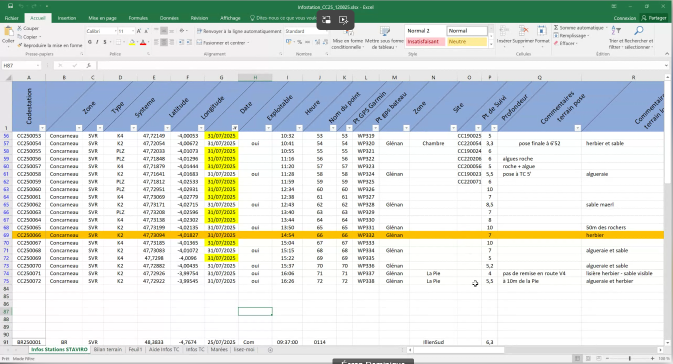
#> input picture csv_a_generer.png, 1345 x 727 px (shown at 1/2 size); its folder holds only this picture in this run
$ python -i report_service.py   (imports and definitions only)
#> lines starting #> are read from the running program, lines starting #| are printed output that depends on the picture
"""
Génère un rapport PDF de campagne KOSMOS via matplotlib PdfPages.

Pages :
  1. Couverture — logo, nom campagne, date, stats globales
  2. Résumé — graphe validées / non validées, GPS scatter (si coords)
  3..N. Fiches vidéo — vignette + métadonnées clés (3 par page)
"""

import os
import json
import datetime
import cv2
import numpy as np

import matplotlib
# [1 line not run here, left out]
import matplotlib.pyplot as plt
import matplotlib.gridspec as gridspec
from matplotlib.backends.backend_pdf import PdfPages
from matplotlib.offsetbox import OffsetImage, AnnotationBbox

from services.campaign_service import get_video_json_path, get_video_gps_coords
from services.thumbnail_service import _make_thumbnail_icon, THUMB_W, THUMB_H

# ── couleurs KOSMOS ────────────────────────────────────────────────────────────
_BG      = '#0d1b2a'
_PANEL   = '#162433'
_ACCENT  = '#2778A2'
_TEXT    = '#d4e8f5'
_GREEN   = '#4CAF50'
_RED     = '#D94F38'
_GOLD    = '#F2BFB4'
_GREY    = '#5a7a8a'


# [9 lines left out: function _apply_dark_style, not called in this run]


def _load_logo_array(logo_path: str, height_px: int = 80) -> np.ndarray | None:
#> called with logo_path = '../csv_a_generer.png', height_px = 80
    if not logo_path or not os.path.isfile(logo_path):
        return None
    try:
        img = cv2.imread(logo_path, cv2.IMREAD_UNCHANGED)
#> img is the input picture: shape (727, 1345, 4); mean B, G, R, A 217.6, 220.9, 213.8, 255
        if img is None:
            return None
        h, w = img.shape[:2]
#> h = 727; w = 1345
        scale = height_px / h
#> scale = 0.11
        img = cv2.resize(img, (int(w * scale), height_px), interpolation=cv2.INTER_AREA)
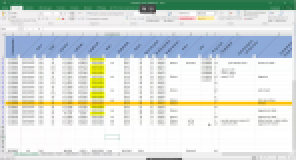
#> img: shape (80, 148, 4) (shown 2 times larger); mean B, G, R, A 217.7, 220.9, 213.8, 255
        if img.shape[2] == 4:
            img = cv2.cvtColor(img, cv2.COLOR_BGRA2RGBA)
        else:
            img = cv2.cvtColor(img, cv2.COLOR_BGR2RGB)
        return img.astype(np.float32) / 255.0
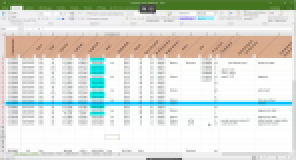
#> returned value: shape (80, 148, 4) float32 (shown 2 times larger); mean of channels 0, 1, 2, 3 0.839, 0.866, 0.854, 1; drawn as B, G, R
    except Exception:
        return None


# [288 lines left out: functions _grab_frame_array, _val, _page_cover, _page_summary, _page_video_cards, generate_pdf_report, not called in this run]

>>> result = _load_logo_array('../csv_a_generer.png')

$ run again, on cv_leo_bultel.png
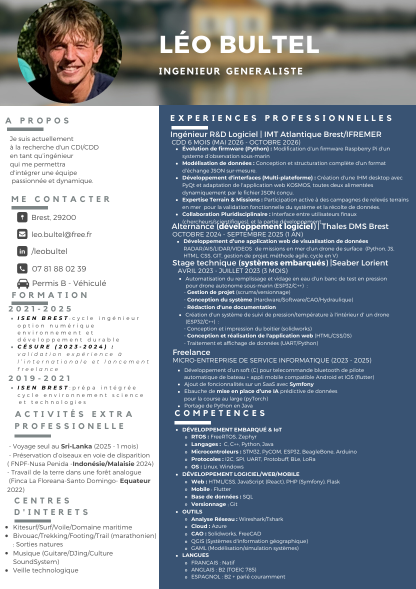
#> input picture cv_leo_bultel.png, 832 x 1177 px (shown at 1/2 size)
#> in _load_logo_array, img is the input picture: shape (1177, 832, 4); mean B, G, R, A 158.3, 145.7, 134.6, 255
#> in _load_logo_array, `img = cv2.resize(img, (int(w * scale), height_px), interpolation=cv2.I..`:
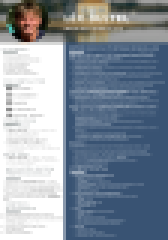
#> img: shape (80, 56, 4) (shown 3 times larger); mean B, G, R, A 158.3, 145.7, 134.6, 255
#> in _load_logo_array, `return img.astype(np.float32) / 255.0`:
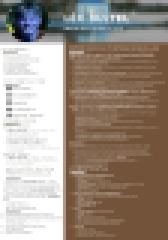
#> returned value: shape (80, 56, 4) float32 (shown 3 times larger); mean of channels 0, 1, 2, 3 0.528, 0.571, 0.621, 1; drawn as B, G, R
